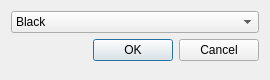
<?xml version="1.0" encoding="UTF-8"?>
<ui version="4.0">
 <class>Preference</class>
 <widget class="QDialog" name="Preference">
  <property name="geometry">
   <rect>
    <x>0</x>
    <y>0</y>
    <width>270</width>
    <height>80</height>
   </rect>
  </property>
  <property name="windowTitle">
   <string>Preference</string>
  </property>
  <layout class="QFormLayout" name="formLayout">
   <item row="0" column="0" colspan="2">
    <widget class="QComboBox" name="colourBox">
     <item>
      <property name="text">
       <string>Black</string>
      </property>
     </item>
     <item>
      <property name="text">
       <string>White</string>
      </property>
     </item>
     <item>
      <property name="text">
       <string>Green</string>
      </property>
     </item>
     <item>
      <property name="text">
       <string>Red</string>
      </property>
     </item>
    </widget>
   </item>
   <item row="1" column="1">
    <widget class="QDialogButtonBox" name="buttonBox">
     <property name="orientation">
      <enum>Qt::Horizontal</enum>
     </property>
     <property name="standardButtons">
      <set>QDialogButtonBox::Cancel|QDialogButtonBox::Ok</set>
     </property>
    </widget>
   </item>
  </layout>
 </widget>
 <resources/>
 <connections>
  <connection>
   <sender>buttonBox</sender>
   <signal>accepted()</signal>
   <receiver>Preference</receiver>
   <slot>accept()</slot>
   <hints>
    <hint type="sourcelabel">
     <x>248</x>
     <y>254</y>
    </hint>
    <hint type="destinationlabel">
     <x>157</x>
     <y>274</y>
    </hint>
   </hints>
  </connection>
  <connection>
   <sender>buttonBox</sender>
   <signal>rejected()</signal>
   <receiver>Preference</receiver>
   <slot>reject()</slot>
   <hints>
    <hint type="sourcelabel">
     <x>316</x>
     <y>260</y>
    </hint>
    <hint type="destinationlabel">
     <x>286</x>
     <y>274</y>
    </hint>
   </hints>
  </connection>
 </connections>
</ui>
